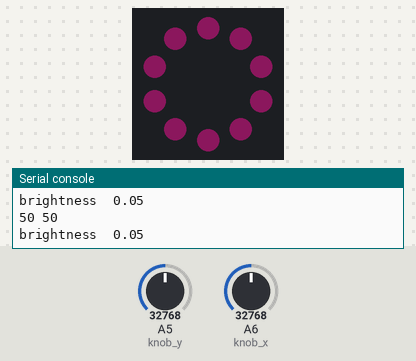
Simulated run of this program. Board: Circuit Playground running CircuitPython. Shown: the board's ring of 10 RGB LEDs (number 0 left of the top, counting anticlockwise), the last lines printed to the serial console. Inputs (shaded band) come from the test bench; at power-on: A5 (knob_y) = 32768, A6 (knob_x) = 32768 (analog values on the 0–65535 scale). Dim RGB values are drawn brighter than linear.

Above: at 1.2 s.
1.3 s: A5 (knob_y) set to 19660
At 2.5 s:
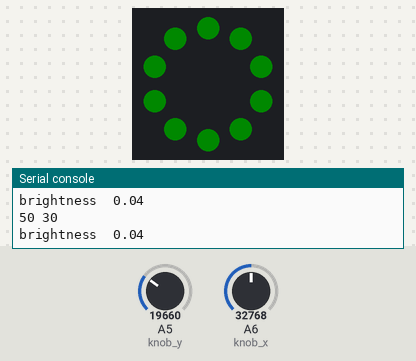
2.8 s: A6 (knob_x) set to 7864
At 3.4 s:
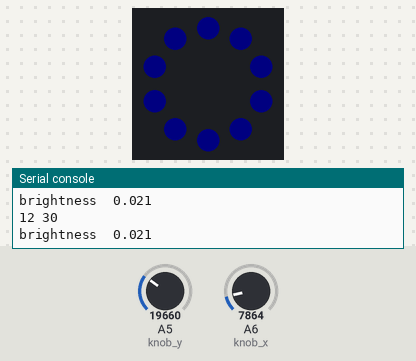
4.3 s: A6 (knob_x) set to 0
5.8 s: A5 (knob_y) set to 0
At 7.0 s:
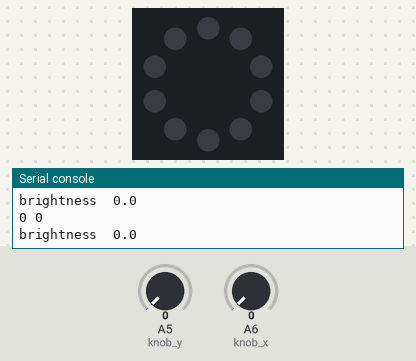
7.3 s: A5 (knob_y) set to 7864
At 7.8 s:
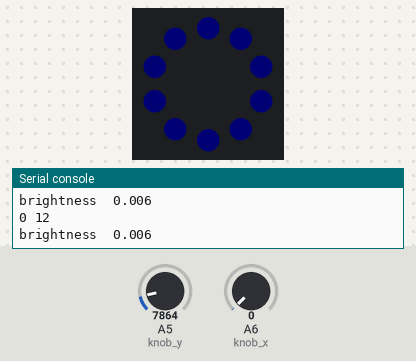
8.8 s: A6 (knob_x) set to 32767
At 9.5 s:
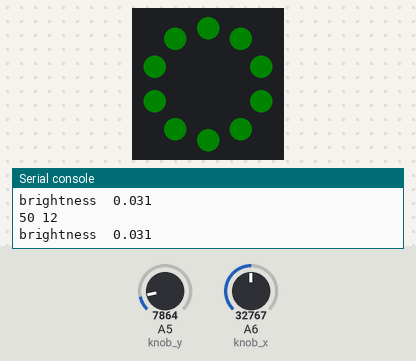
Timing chart, 0 to 11.3 s (numbered marks = the images above; inputs shaded):
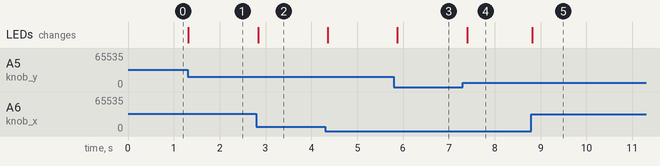

The program:

light-dimmer.py
```python
from adafruit_circuitplayground import cp
import time
import board
import analogio

cp.pixels.brightness = 0.05
cp.pixels.auto_write = False

pink = (250, 50, 174)
blue = (0, 0, 255)
green = (0, 255, 0)

knob_x = analogio.AnalogIn(board.A6)
knob_y = analogio.AnalogIn(board.A5)

while True:
    pot_value_x = round(knob_x.value/65535 * 100)
    pot_value_y = round(knob_y.value/65535 * 100)
    print(pot_value_x, pot_value_y)
    brightness = (pot_value_x + pot_value_y)/2000
    print("brightness ", brightness)
    cp.pixels.brightness = brightness
    if brightness < 0.03:
        cp.pixels.fill(blue)
    elif brightness < 0.05:
        cp.pixels.fill(green)
    else:
        cp.pixels.fill(pink)
    cp.pixels.show()
    time.sleep(0.1)
```

Measured:
- after the input at 1.3 s, the LEDs: change at once (image 1)
- after the input at 2.8 s, the LEDs: change at once (image 2)
- after the input at 5.8 s, the LEDs: change after 0.08 s (image 3)
- after the input at 7.3 s, the LEDs: change after 0.10 s (image 4)
- after the input at 8.8 s, the LEDs: change at once (image 5)
